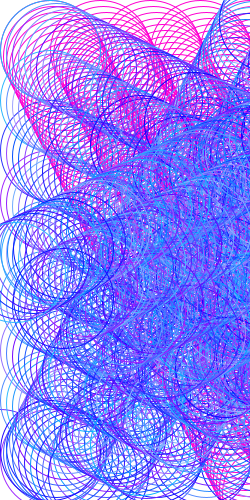
Frame 1 (no input)
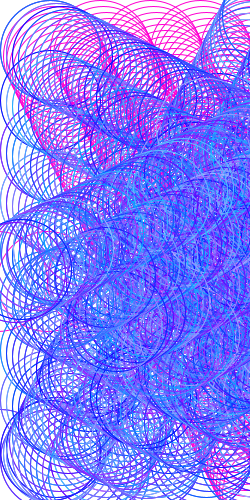
Frame 2 (the mouse pressed at the canvas centre, redrawn once)

The Processing sketch that drew these frames (run headless with seeded random() and noise(); the mouse was pressed at the canvas centre and the sketch redrawn once):

// Processing sketch: processing_32405
// ── processing_32405.pde



int a = 50;
int b = 50;
int c = 100;
int d = 100;

int e = 500;
int f = 50;


void setup(){
  size(250,500);
  background(255);

  strokeWeight(1);
  noFill();
  noLoop();
}

void draw(){
 
 while (b < 500){ 
 while(a < e){
  stroke(255,0,209);
  ellipse(a, b, c, d);
  a = a + 50;
   }
  b = b + 6; 
  f = f + 3;
  a = f;
  e = e - 3;
  }
  
  a = 0;
  b = 459;
  d = 100;
  c = 100;
  e = 500;
  f = 50;
  while (b > 0){ 
 while(a < e){
  stroke(random(0,169),random(0,189), random(255,255));
  ellipse(a, b, c, d);
  a = a + 50;
   }
  b = b - 6; 
  f = f + 3;
  a = f;
  e = e - 3;
  }

  a = 50;
  b = 50;
  d = 100;
  c = 100;
  e = 500;
  f = 50;
  while (a < 500){ 
 while(b < e){
  stroke(random(0,169),random(0,189), random(255,255));
  ellipse(a, b, c, d);
  b = b + 50;
   }
  a = a + 6; 
  f = f + 3;
  b = f;
  e = e - 3;
  }
  
  
  
  a = 459;
  b = 50;
  d = 100;
  c = 100;
  e = 500;
  f = 50;
  while (a > 0){ 
 while(b < e){
  stroke(random(0,169),random(0,189), random(255,255));
  ellipse(a, b, c, d);
  b = b + 50;
   }
  a = a - 6; 
  f = f + 3;
  b = f;
  e = e - 3;
  }
   

}
